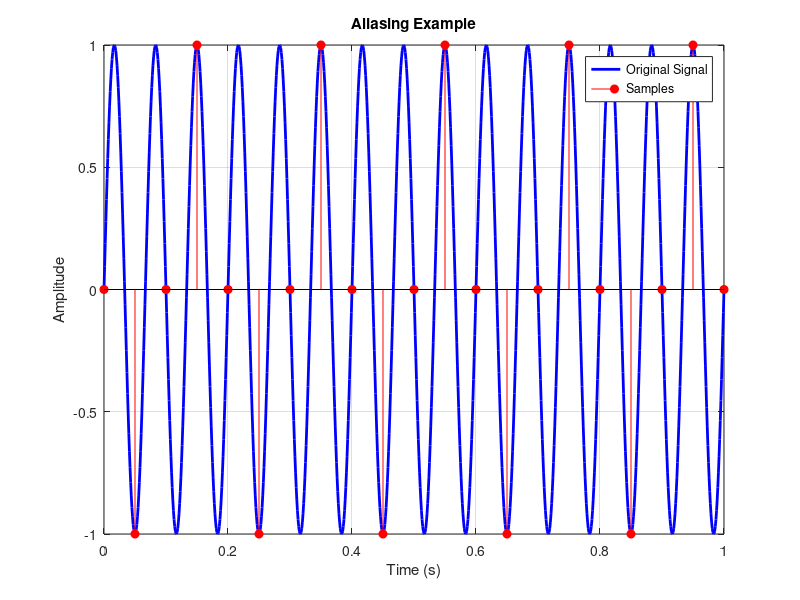

Source code (MATLAB):
f = 15; % Signal frequency
fs = 20; % Sampling frequency
t = 0:0.001:1;
x = sin(2*pi*f*t);
n = 0:1/fs:1;
xs = sin(2*pi*f*n);
plot(t,x,'b','LineWidth',2)
hold on
stem(n,xs,'r','filled')
grid on
xlabel('Time (s)')
ylabel('Amplitude')
legend('Original Signal','Samples')
title('Aliasing Example')
